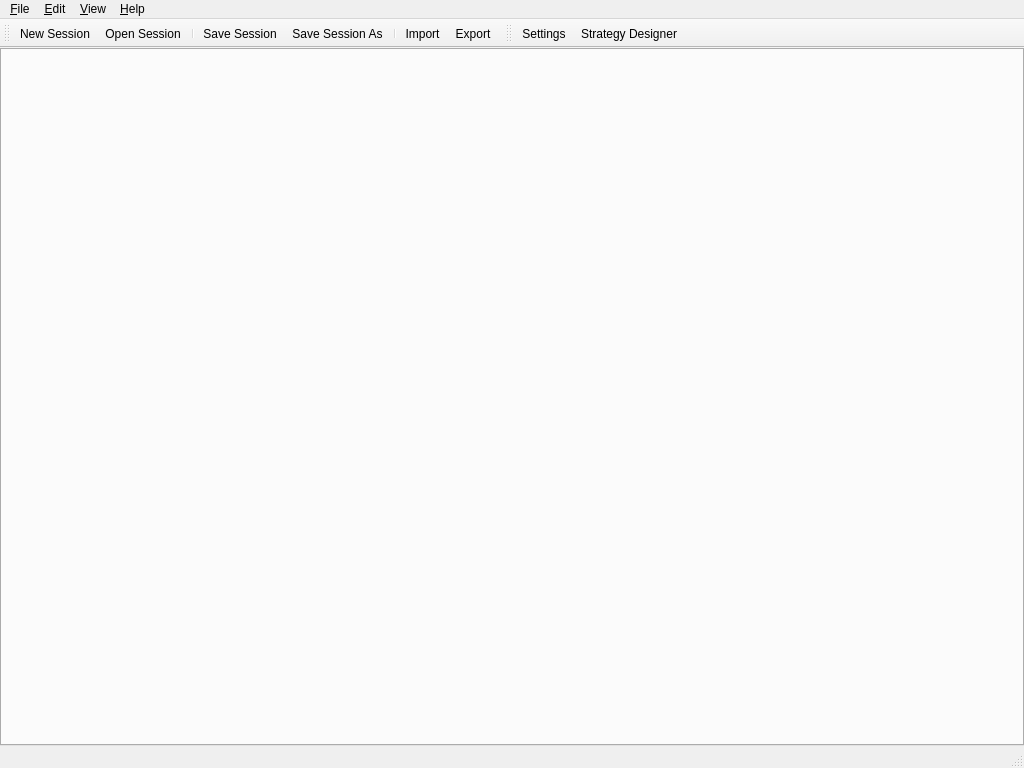
<ui version="4.0" >
 <class>ProfitWorkbenchWindow</class>
 <widget class="QMainWindow" name="ProfitWorkbenchWindow" >
  <property name="geometry" >
   <rect>
    <x>0</x>
    <y>0</y>
    <width>1024</width>
    <height>768</height>
   </rect>
  </property>
  <widget class="QWidget" name="centralwidget" >
   <property name="geometry" >
    <rect>
     <x>0</x>
     <y>68</y>
     <width>1024</width>
     <height>678</height>
    </rect>
   </property>
   <layout class="QVBoxLayout" >
    <property name="spacing" >
     <number>0</number>
    </property>
    <property name="margin" >
     <number>0</number>
    </property>
    <item>
     <widget class="CentralTabs" name="centralTabs" >
      <property name="elideMode" >
       <enum>Qt::ElideRight</enum>
      </property>
     </widget>
    </item>
   </layout>
  </widget>
  <widget class="QMenuBar" name="menubar" >
   <property name="geometry" >
    <rect>
     <x>0</x>
     <y>0</y>
     <width>1024</width>
     <height>29</height>
    </rect>
   </property>
   <widget class="QMenu" name="menEdit" >
    <property name="title" >
     <string>&amp;Edit</string>
    </property>
    <addaction name="actionStrategyDesigner" />
    <addaction name="actionSettings" />
   </widget>
   <widget class="QMenu" name="menuHelp" >
    <property name="title" >
     <string>&amp;Help</string>
    </property>
    <addaction name="actionDocumentation" />
    <addaction name="actionProfitPyHome" />
    <addaction name="separator" />
    <addaction name="actionIbHome" />
    <addaction name="actionBrowserTwsHome" />
    <addaction name="separator" />
    <addaction name="actionAboutProfitWorkbench" />
    <addaction name="actionAboutQt" />
   </widget>
   <widget class="QMenu" name="menuFile" >
    <property name="title" >
     <string>&amp;File</string>
    </property>
    <widget class="QMenu" name="menuRecentSessions" >
     <property name="title" >
      <string>Recent Sessions</string>
     </property>
     <addaction name="actionClearRecentMenu" />
    </widget>
    <addaction name="actionNewSession" />
    <addaction name="actionOpenSession" />
    <addaction name="menuRecentSessions" />
    <addaction name="separator" />
    <addaction name="actionSaveSession" />
    <addaction name="actionSaveSessionAs" />
    <addaction name="separator" />
    <addaction name="actionImportSession" />
    <addaction name="actionExportSession" />
    <addaction name="separator" />
    <addaction name="actionCloseSession" />
    <addaction name="separator" />
    <addaction name="actionQuit" />
   </widget>
   <widget class="QMenu" name="menuView" >
    <property name="title" >
     <string>&amp;View</string>
    </property>
    <widget class="QMenu" name="menuToolbars" >
     <property name="title" >
      <string>Toolbars</string>
     </property>
    </widget>
    <addaction name="separator" />
    <addaction name="actionStatusBar" />
    <addaction name="menuToolbars" />
   </widget>
   <addaction name="menuFile" />
   <addaction name="menEdit" />
   <addaction name="menuView" />
   <addaction name="menuHelp" />
  </widget>
  <widget class="QStatusBar" name="statusbar" >
   <property name="geometry" >
    <rect>
     <x>0</x>
     <y>746</y>
     <width>1024</width>
     <height>22</height>
    </rect>
   </property>
  </widget>
  <widget class="QToolBar" name="fileToolbar" >
   <property name="geometry" >
    <rect>
     <x>0</x>
     <y>29</y>
     <width>279</width>
     <height>39</height>
    </rect>
   </property>
   <property name="windowTitle" >
    <string>File</string>
   </property>
   <property name="orientation" >
    <enum>Qt::Horizontal</enum>
   </property>
   <attribute name="toolBarArea" >
    <enum>TopToolBarArea</enum>
   </attribute>
   <attribute name="toolBarBreak" >
    <bool>false</bool>
   </attribute>
   <addaction name="actionNewSession" />
   <addaction name="actionOpenSession" />
   <addaction name="separator" />
   <addaction name="actionSaveSession" />
   <addaction name="actionSaveSessionAs" />
   <addaction name="separator" />
   <addaction name="actionImportSession" />
   <addaction name="actionExportSession" />
  </widget>
  <widget class="QToolBar" name="editToolbar" >
   <property name="geometry" >
    <rect>
     <x>279</x>
     <y>29</y>
     <width>745</width>
     <height>39</height>
    </rect>
   </property>
   <property name="windowTitle" >
    <string>Edit</string>
   </property>
   <property name="orientation" >
    <enum>Qt::Horizontal</enum>
   </property>
   <attribute name="toolBarArea" >
    <enum>TopToolBarArea</enum>
   </attribute>
   <attribute name="toolBarBreak" >
    <bool>false</bool>
   </attribute>
   <addaction name="actionSettings" />
   <addaction name="actionStrategyDesigner" />
  </widget>
  <action name="actionNewSession" >
   <property name="icon" >
    <iconset resource="../../lib/widgets/profit.qrc" >
     <normaloff>:/images/icons/filenew.png</normaloff>:/images/icons/filenew.png</iconset>
   </property>
   <property name="text" >
    <string>&amp;New Session...</string>
   </property>
   <property name="shortcut" >
    <string>Ctrl+N</string>
   </property>
  </action>
  <action name="actionOpenSession" >
   <property name="icon" >
    <iconset resource="../../lib/widgets/profit.qrc" >
     <normaloff>:/images/icons/fileopen.png</normaloff>:/images/icons/fileopen.png</iconset>
   </property>
   <property name="text" >
    <string>&amp;Open Session...</string>
   </property>
   <property name="shortcut" >
    <string>Ctrl+O</string>
   </property>
  </action>
  <action name="actionClearRecentMenu" >
   <property name="text" >
    <string>Clear &amp;Menu</string>
   </property>
  </action>
  <action name="actionSaveSession" >
   <property name="icon" >
    <iconset resource="../../lib/widgets/profit.qrc" >
     <normaloff>:/images/icons/filesave.png</normaloff>:/images/icons/filesave.png</iconset>
   </property>
   <property name="text" >
    <string>&amp;Save Session</string>
   </property>
   <property name="shortcut" >
    <string>Ctrl+S</string>
   </property>
  </action>
  <action name="actionSaveSessionAs" >
   <property name="icon" >
    <iconset resource="../../lib/widgets/profit.qrc" >
     <normaloff>:/images/icons/filesaveas.png</normaloff>:/images/icons/filesaveas.png</iconset>
   </property>
   <property name="text" >
    <string>Save Session &amp;As...</string>
   </property>
  </action>
  <action name="actionCloseSession" >
   <property name="icon" >
    <iconset resource="../../lib/widgets/profit.qrc" >
     <normaloff>:/images/icons/fileclose.png</normaloff>:/images/icons/fileclose.png</iconset>
   </property>
   <property name="text" >
    <string>&amp;Close Session</string>
   </property>
   <property name="shortcut" >
    <string>Alt+F4</string>
   </property>
   <property name="menuRole" >
    <enum>QAction::QuitRole</enum>
   </property>
  </action>
  <action name="actionQuit" >
   <property name="icon" >
    <iconset resource="../../lib/widgets/profit.qrc" >
     <normaloff>:/images/icons/exit.png</normaloff>:/images/icons/exit.png</iconset>
   </property>
   <property name="text" >
    <string>&amp;Quit</string>
   </property>
   <property name="shortcut" >
    <string>Ctrl+Q</string>
   </property>
   <property name="menuRole" >
    <enum>QAction::QuitRole</enum>
   </property>
  </action>
  <action name="actionSettings" >
   <property name="icon" >
    <iconset resource="../../lib/widgets/profit.qrc" >
     <normaloff>:/images/icons/kcontrol.png</normaloff>:/images/icons/kcontrol.png</iconset>
   </property>
   <property name="text" >
    <string>Settings...</string>
   </property>
  </action>
  <action name="actionAboutProfitWorkbench" >
   <property name="text" >
    <string>About Profit Workbench</string>
   </property>
  </action>
  <action name="actionDocumentation" >
   <property name="icon" >
    <iconset resource="../../lib/widgets/profit.qrc" >
     <normaloff>:/images/icons/www.png</normaloff>:/images/icons/www.png</iconset>
   </property>
   <property name="text" >
    <string>Documentation...</string>
   </property>
  </action>
  <action name="actionImportSession" >
   <property name="text" >
    <string>Import...</string>
   </property>
  </action>
  <action name="actionExportSession" >
   <property name="text" >
    <string>Export...</string>
   </property>
  </action>
  <action name="actionAboutQt" >
   <property name="text" >
    <string>About Qt</string>
   </property>
  </action>
  <action name="actionStrategyDesigner" >
   <property name="icon" >
    <iconset resource="../../lib/widgets/profit.qrc" >
     <normaloff>:/images/icons/run.png</normaloff>:/images/icons/run.png</iconset>
   </property>
   <property name="text" >
    <string>Strategy Designer...</string>
   </property>
   <property name="iconText" >
    <string>Strategy Designer</string>
   </property>
  </action>
  <action name="actionStatusBar" >
   <property name="checkable" >
    <bool>true</bool>
   </property>
   <property name="checked" >
    <bool>true</bool>
   </property>
   <property name="text" >
    <string>Status Bar</string>
   </property>
  </action>
  <action name="actionProfitPyHome" >
   <property name="icon" >
    <iconset resource="../../lib/widgets/profit.qrc" >
     <normaloff>:/images/icons/www.png</normaloff>:/images/icons/www.png</iconset>
   </property>
   <property name="text" >
    <string>ProfitPy Web Site...</string>
   </property>
  </action>
  <action name="actionIbHome" >
   <property name="icon" >
    <iconset resource="../../lib/widgets/profit.qrc" >
     <normaloff>:/images/icons/www.png</normaloff>:/images/icons/www.png</iconset>
   </property>
   <property name="text" >
    <string>IB Web Site...</string>
   </property>
  </action>
  <action name="actionBrowserTwsHome" >
   <property name="icon" >
    <iconset resource="../../lib/widgets/profit.qrc" >
     <normaloff>:/images/icons/www.png</normaloff>:/images/icons/www.png</iconset>
   </property>
   <property name="text" >
    <string>Browser-based TWS...</string>
   </property>
  </action>
 </widget>
 <customwidgets>
  <customwidget>
   <class>CentralTabs</class>
   <extends>QTabWidget</extends>
   <header>profit.workbench.centraltabs.h</header>
   <container>1</container>
  </customwidget>
 </customwidgets>
 <resources>
  <include location="../../lib/widgets/profit.qrc" />
 </resources>
 <connections>
  <connection>
   <sender>actionStatusBar</sender>
   <signal>toggled(bool)</signal>
   <receiver>statusbar</receiver>
   <slot>setVisible(bool)</slot>
   <hints>
    <hint type="sourcelabel" >
     <x>-1</x>
     <y>-1</y>
    </hint>
    <hint type="destinationlabel" >
     <x>359</x>
     <y>549</y>
    </hint>
   </hints>
  </connection>
 </connections>
</ui>
